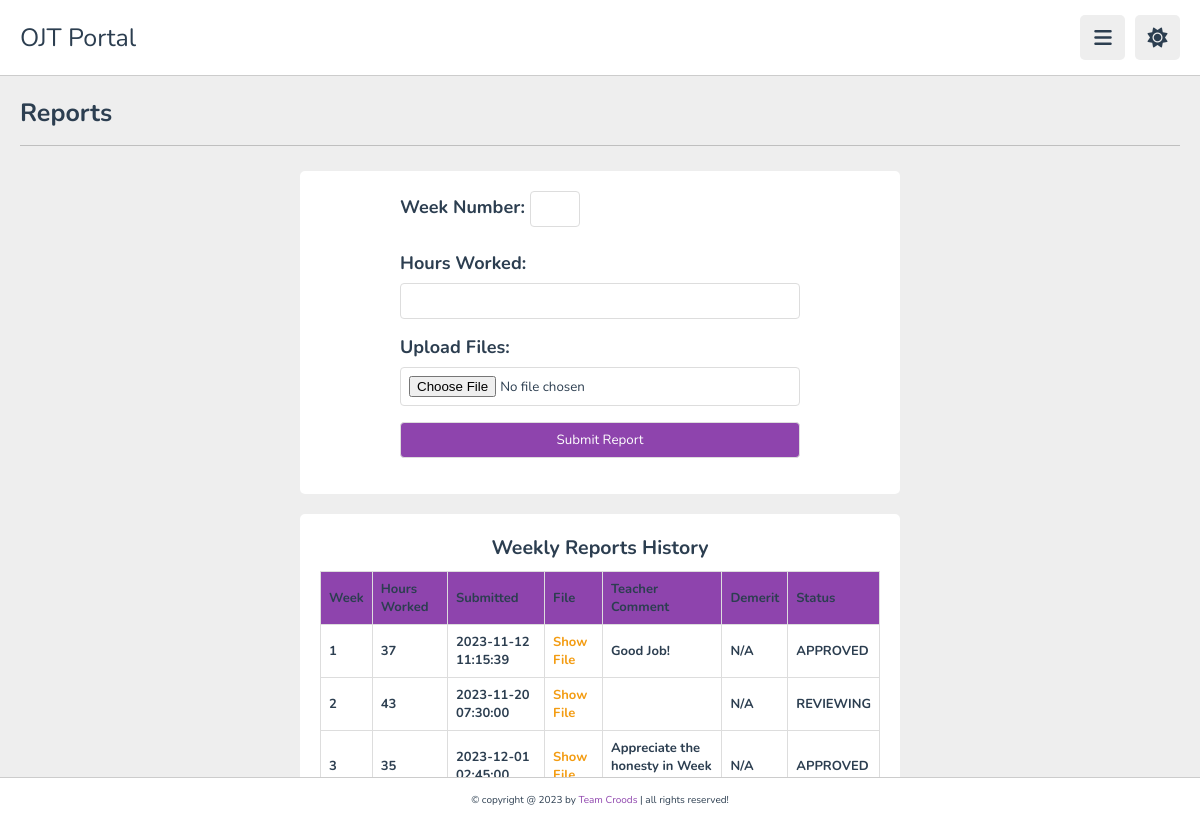
The app's page /student/reports.php (signed in) with its own data.
### tables this page shows
CREATE TABLE IF NOT EXISTS `reports` (
  `reportId` int NOT NULL AUTO_INCREMENT,
  `studentId` int NOT NULL,
  `weekNum` int NOT NULL,
  `hoursWorked` int NOT NULL,
  `demerit` int DEFAULT NULL,
  `reportFile` varchar(255) NOT NULL,
  `submittedAt` timestamp NOT NULL DEFAULT CURRENT_TIMESTAMP,
  `comment` text NOT NULL,
  `status` tinyint(1) NOT NULL DEFAULT '0',
  PRIMARY KEY (`reportId`),
  KEY `userId_reports` (`studentId`),
  KEY `report_status` (`status`)
);

CREATE TABLE IF NOT EXISTS `status` (
  `code` tinyint(1) NOT NULL,
  `status` varchar(15) NOT NULL,
  PRIMARY KEY (`code`)
);

### student/reports.php (the view, shortened to what this page needs)
<?php
require "../database/database.php";
?>
<!DOCTYPE html>
<html lang="en">
<head>
   <link rel="stylesheet" href="https://cdnjs.cloudflare.com/ajax/libs/font-awesome/6.1.2/css/all.min.css">
   <link rel="stylesheet" href="../public/css/style.css">
</head>
<body>
   <header class="header">
      <section class="flex">
         <a href="index.php" class="logo">OJT Portal</a>
         <div class="icons">
            <div id="menu-btn" class="fas fa-bars"></div>
            <div id="toggle-btn" class="fas fa-sun"></div>
         </div>
      </section>
   </header>
   <section class="reports">
      <h1 class="heading">Reports</h1>
      <div class="box-container">
         <div class="rectangle">
            <form action="" method="post" enctype="multipart/form-data" onsubmit="setMaxWeek(); return checkFormSubmission();">
               <label for="weekNumber">Week Number:
                  <input type="number" id="weekNumber" name="weekNum" min="1" required onchange="checkWeekNumber()">
               </label>
               <label for="hoursWorked">Hours Worked:</label>
               <input type="number" id="hoursWorked" name="hoursWorked" min="0" required>
               <label for="uploadFiles">Upload Files:</label>
               <input type="file" id="uploadFiles" name="uploadFiles" required>
               <button type="submit">Submit Report</button>
            </form>
         </div>
      </div>
      <div class="box-container">
         <div class="rectangle">
            <table>
               <caption>Weekly Reports History</caption>
               <tr>
                  <th>Week</th>
                  <th>Hours Worked</th>
                  <th>Submitted</th>
                  <th>File</th>
                  <th>Teacher Comment</th>
                  <th>Demerit</th>
                  <th>Status</th>
               </tr>
               <?php
               $fetchReportsQuery = "SELECT r.weekNum, r.hoursWorked, r.submittedAt, r.reportFile, r.comment, r.demerit, s.status FROM reports r JOIN status s ON r.status = s.code WHERE r.studentId = '{$_SESSION['studentId']}'";
               $fetchReportsResult = mysqli_query($db, $fetchReportsQuery);
               if (mysqli_num_rows($fetchReportsResult) > 0) {
                  while ($reportRow = mysqli_fetch_assoc($fetchReportsResult)) {
                     echo "<tr>";
                     echo "<td class='weekData' id='{$reportRow['weekNum']}' >{$reportRow['weekNum']}</td>";
                     echo "<td>{$reportRow['hoursWorked']}</td>";
                     echo "<td>{$reportRow['submittedAt']}</td>";
                     echo "<td><a href='{$reportRow['reportFile']}' target='_blank'>Show File</a></td>";
                     echo "<td>{$reportRow['comment']}</td>";
                     $demerit = $reportRow['demerit'] !== null ? $reportRow['hoursWorked'] - $reportRow['demerit'] : "N/A";
                     echo "<td>{$demerit}</td>";
                     echo "<td>{$reportRow['status']}</td>";
                     echo "</tr>";
                  }
               } else {
                  echo "<tr><td colspan='7'>No reports found.</td></tr>";
               }
               ?>
            </table>
         </div>
      </div>
   </section>
   <footer class="footer">
      &copy; copyright @ 2023 by <span>Team Croods</span> | all rights reserved!
   </footer>
</body>
</html>

### public/css/style.css (style rules this page uses)
:root { --main-color:#8e44ad; --red:#e74c3c; --orange:#f39c12; --light-color:#888; --light-bg:#eee; --black:#2c3e50; --white:#fff; --border:.1rem solid rgba(0,0,0,.2); }
* { font-family: 'Nunito', sans-serif; margin:0; padding:0; box-sizing: border-box; outline: none; border:none; text-decoration: none; }
html { font-size: 62.5%; overflow-x: hidden; }
body { background-color: var(--light-bg); padding-left: 30rem; }
section { padding:2rem; margin: 0 auto; max-width: 1200px; }
.heading { font-size: 2.5rem; color:var(--black); margin-bottom: 2.5rem; border-bottom: var(--border); padding-bottom: 1.5rem; text-transform: capitalize; }
.header { position: sticky; top:0; left:0; right: 0; background-color: var(--white); z-index: 1000; border-bottom: var(--border); }
.header .flex { display: flex; align-items: center; justify-content: space-between; position: relative; padding: 1.5rem 2rem; }
.header .flex .logo { font-size: 2.5rem; color: var(--black); }
.header .flex .icons div { font-size: 2rem; color:var(--black); background-color: var(--light-bg); border-radius: .5rem; height: 4.5rem; width: 4.5rem; line-height: 4.5rem; cursor: pointer; text-align: center; margin-left: .7rem; }
.reports .box-container form { font-size: large; display: flex; flex-direction: column; max-width: 400px; margin: auto; color: var(--black); }
.reports .box-container form label { margin-bottom: 8px; font-weight: bold; }
.reports .box-container form input, .reports .box-container form textarea, .reports .box-container form button { margin-bottom: 16px; padding: 8px; border: 1px solid #ddd; border-radius: 4px; }
.reports .box-container form button { background-color:var(--main-color); color: white; cursor: pointer; }
.reports .box-container { margin-bottom: 20px; }
.reports .box-container .rectangle { background-color: var(--white); border-radius: 0.5rem; padding: 2rem; width: 60rem; max-width: 100%; margin: auto; }
table { font-size: small; font-weight: bold; color:var(--black); width: 100%; border-collapse: collapse; }
caption { font-size: 1.5em; margin-bottom: 10px; }
th, td { border: 1px solid #ddd; padding: 8px; text-align: left; }
th { background-color: var(--main-color); }
a { text-decoration: none; color: var(--orange); }
.footer { background-color: var(--white); border-top: var(--border); position: fixed; bottom: 0; left: 0; right: 0; text-align: center; font-size: 1rem; padding:1.5rem 1rem; color:var(--black); margin-top: 1rem; z-index: 1000; }
.footer span { color:var(--main-color); }
section.reports { min-height: 650px; height: 700px; }
@media (max-width:1200px) { body { padding-left: 0; } }

### records on screen
reports: weekNum "1", hoursWorked "37", submittedAt "2023-11-12 11:15:39", comment "Good Job!", demerit "N/A", status.status "APPROVED"
reports: weekNum "2", hoursWorked "43", submittedAt "2023-11-20 07:30:00", demerit "N/A", status.status "REVIEWING"
reports: weekNum "3", hoursWorked "35", submittedAt "2023-12-01 02:45:00", comment "Appreciate the honesty in Week…", demerit "N/A", status.status "APPROVED"
